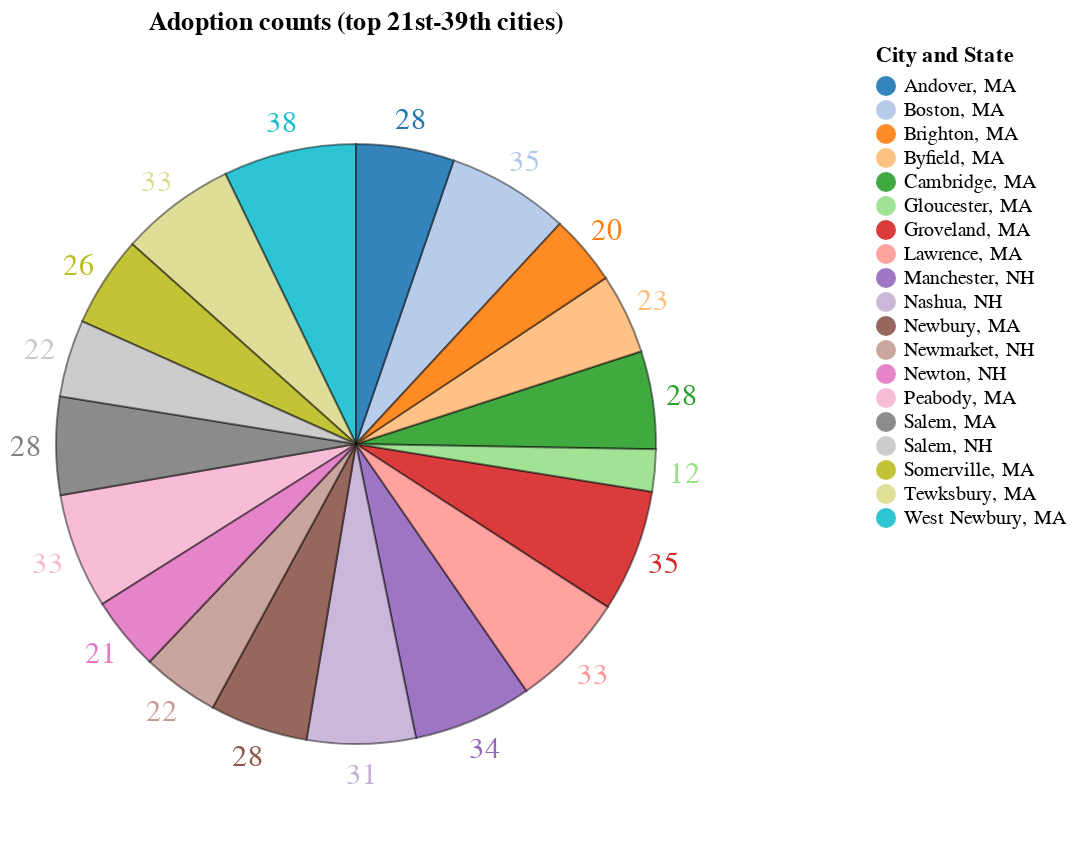

Source (notebook cell):
### Code cell
alt_pie_chart(relevant_cities[20:], "City and State", "Adoptions", "Adoption counts (top 21st-39th cities)")

### Figure 1 — Vega-Lite specification as saved in the notebook (floating-point values rounded to 4 significant figures)
{"config": {"view": {"continuousWidth": 300, "continuousHeight": 300}, "legend": {"offset": 250, "orient": "right", "symbolStrokeWidth": 0}}, "layer": [{"mark": {"type": "text", "radius": 165, "size": 15}, "encoding": {"color": {"field": "City and State", "scale": {"scheme": "category20"}, "type": "nominal"}, "text": {"field": "Adoptions", "type": "quantitative"}, "theta": {"field": "Adoptions", "stack": true, "type": "quantitative"}}, "title": "Adoption counts (top 21st-39th cities)"}, {"mark": {"type": "arc", "opacity": 0.9, "outerRadius": 150, "stroke": "black", "strokeOpacity": 0.5}, "encoding": {"color": {"field": "City and State", "scale": {"scheme": "category20"}, "type": "nominal"}, "theta": {"field": "Adoptions", "stack": true, "type": "quantitative"}}, "title": "Adoption counts (top 21st-39th cities)"}], "data": {"name": "data-8c62568c6bb64996213508a775bb3f18"}, "height": 400, "$schema": "https://vega.github.io/schema/vega-lite/v5.20.1.json", "datasets": {"data-8c62568c6bb64996213508a775bb3f18": [{"index": 20, "City and State": "West Newbury, MA", "Adoptions": 38}, {"index": 21, "City and State": "Groveland, MA", "Adoptions": 35}, {"index": 22, "City and State": "Boston, MA", "Adoptions": 35}, {"index": 23, "City and State": "Manchester, NH", "Adoptions": 34}, {"index": 24, "City and State": "Tewksbury, MA", "Adoptions": 33}, {"index": 25, "City and State": "Lawrence, MA", "Adoptions": 33}, {"index": 26, "City and State": "Peabody, MA", "Adoptions": 33}, {"index": 28, "City and State": "Nashua, NH", "Adoptions": 31}, {"index": 29, "City and State": "Salem, MA", "Adoptions": 28}, {"index": 30, "City and State": "Newbury, MA", "Adoptions": 28}, {"index": 31, "City and State": "Andover, MA", "Adoptions": 28}, {"index": 32, "City and State": "Cambridge, MA", "Adoptions": 28}, {"index": 33, "City and State": "Somerville, MA", "Adoptions": 26}, {"index": 34, "City and State": "Byfield, MA", "Adoptions": 23}, {"index": 36, "City and State": "Newmarket, NH", "Adoptions": 22}, {"index": 37, "City and State": "Salem, NH", "Adoptions": 22}, {"index": 38, "City and State": "Newton, NH", "Adoptions": 21}, {"index": 40, "City and State": "Brighton, MA", "Adoptions": 20}, {"index": 55, "City and State": "Gloucester, MA", "Adoptions": 12}]}}
